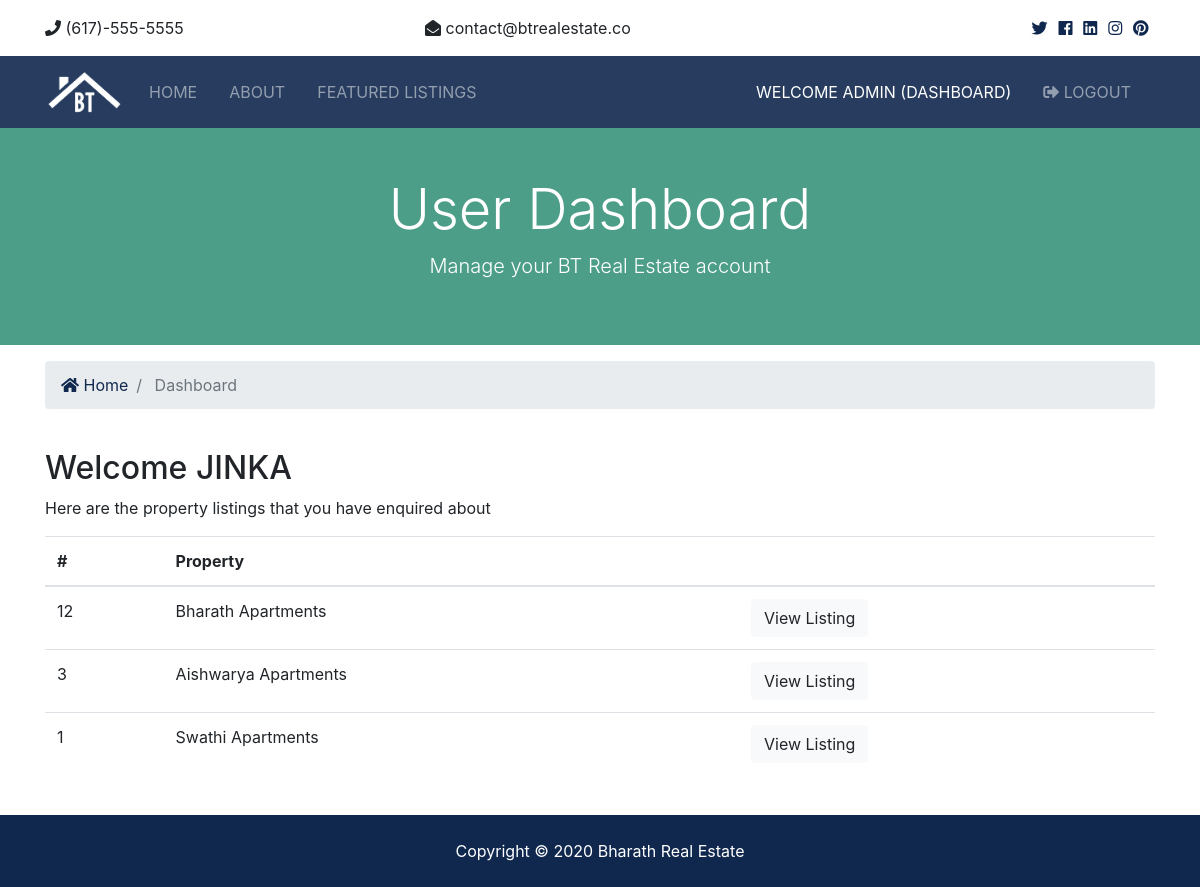
/accounts/dashboard (signed in), run on the app's committed database.
### contacts/models.py (models this page shows, shortened)
class Contact(models.Model):
    listing = models.CharField(max_length=200)
    listing_id = models.IntegerField()
    name = models.CharField(max_length=200)
    email = models.CharField(max_length=100)
    phone = models.CharField(max_length=100)
    message = models.TextField(blank=True)
    contact_date = models.DateTimeField(default=datetime.now,blank=True)
    user_id = models.IntegerField(blank=True)

### accounts/views.py (the view)
# urls.py: path('dashboard', views.dashboard, name='dashboard'),
def dashboard(request):
    user_contacts = Contact.objects.order_by('-contact_date').filter(user_id=request.user.id)
    context = {
        'contacts':user_contacts
    }
    return render(request,'accounts/dashboard.html',context)

### templates/accounts/dashboard.html (shortened to what this page needs)
{% extends 'base.html' %}
{% load static %}
{% load humanize %}
{% block content %}
<section id="showcase-inner" class="py-5 text-white">
    <div class="container">
        <div class="row text-center">
            <div class="col-md-12">
                <h1 class="display-4">User Dashboard</h1>
                <p class="lead">Manage your BT Real Estate account</p>
            </div>
        </div>
    </div>
</section>
<section id="bc" class="mt-3">
    <div class="container">
        <nav aria-label="breadcrumb">
            <ol class="breadcrumb">
                <li class="breadcrumb-item">
                    <a href="{% url 'index' %}">
                        <i class="fas fa-home"></i> Home</a>
                </li>
                <li class="breadcrumb-item active"> Dashboard</li>
            </ol>
        </nav>
    </div>
</section>
<section id="dashboard" class="py-4">
    <div class="container">
        <div class="row">
            <div class="col-md-12">
                <h2>Welcome {{ user.first_name }}</h2>
                {% if contacts %}
                <p>Here are the property listings that you have enquired about</p>
                <table class="table">
                    <thead>
                        <tr>
                            <th scope="col">#</th>
                            <th scope="col">Property</th>
                            <th></th>
                        </tr>
                    </thead>
                    <tbody>
                        {% for contact in contacts %}
                        <tr>
                            <td>{{ contact.id }}</td>
                            <td>{{ contact.listing }}</td>
                            <td>
                                <a class="btn btn-light" href="{% url 'listing' contact.listing_id %}">View Listing</a>
                            </td>
                        </tr>
                        {% endfor %}
                    </tbody>
                </table>
                {% else %}
                <p>You have not made any enquiries</p>
                {% endif %}
            </div>
        </div>
    </div>
</section>
{% endblock %}

### templates/partials/_navbar.html (shortened to what this page needs)
{% load static %}
<nav class="navbar navbar-expand-lg navbar-dark bg-primary sticky-top">
  <div class="container">
    <a class="navbar-brand" href="/">
      <img src="{% static 'img/logo.png' %}" class="logo" alt="">
    </a>
    <div class="collapse navbar-collapse" id="navbarNavAltMarkup">
      <ul class="navbar-nav">
        <li {% if '/' == request.path %} class="nav-item active mr-3" {% else %} class="nav-item mr-3" {% endif %}>
          <a class="nav-link" href="{% url 'index' %}">Home</a>
        </li>
        <li {% if 'about' in request.path %} class="nav-item active mr-3" {% else %} class="nav-item mr-3" {% endif %}>
          <a class="nav-link" href="{% url 'about' %}">About</a>
        </li>
        <li {% if 'listings' in request.path %} class="nav-item active mr-3" {% else %} class="nav-item mr-3"
          {% endif %}>
          <a class="nav-link" href="{% url 'listings' %}">Featured Listings</a>
        </li>
      </ul>
      <ul class="navbar-nav ml-auto">
        {% if user.is_authenticated %}
        <li {% if 'dashboard' in request.path %} class="nav-item active mr-3" {% else %} class="nav-item mr-3"
        {% endif %}>
        <a class="nav-link" href="{% url 'dashboard' %}">
          Welcome {{ user.username }} (Dashboard)</a>
      </li>
      <li class="nav-item mr-3">
        <a href="javascript:{document.getElementById('logout').submit()}" class="nav-link">
          <i class="fas fa-sign-out-alt"></i> Logout
        </a>
      </li>
        {% endif %}
      </ul>
    </div>
  </div>
</nav>

### static/css/all.css (style rules this page uses)
.fa, .fas, .far, .fal, .fab { -moz-osx-font-smoothing: grayscale; -webkit-font-smoothing: antialiased; display: inline-block; font-style: normal; font-variant: normal; text-rendering: auto; line-height: 1; }
.fa-home:before { content: "\f015"; }
.fa-sign-out-alt:before { content: "\f2f5"; }
.fa, .fas { font-family: 'Font Awesome 5 Free'; font-weight: 900; }

### static/css/style.css (style rules this page uses)
img { width: 100%; }
.logo { width: 80px; }
.navbar { opacity: 0.9; text-transform: uppercase; }
#showcase-inner { background: url(../img/building.jpg) no-repeat top center fixed/cover; position: relative; overflow: hidden; min-height: 200px; }
#showcase-inner::before { content: ''; position: absolute; top: 0; left: 0; min-height: 100%; width: 100%; background: rgba(32, 134, 107, 0.8); }

### data on the page
Contact: id "12", listing "Bharath Apartments"
Contact: id "3", listing "Aishwarya Apartments"
Contact: id "1", listing "Swathi Apartments"

### other printed values
{{ user.username }} "ADMIN"
{{ user.first_name }} "JINKA"
